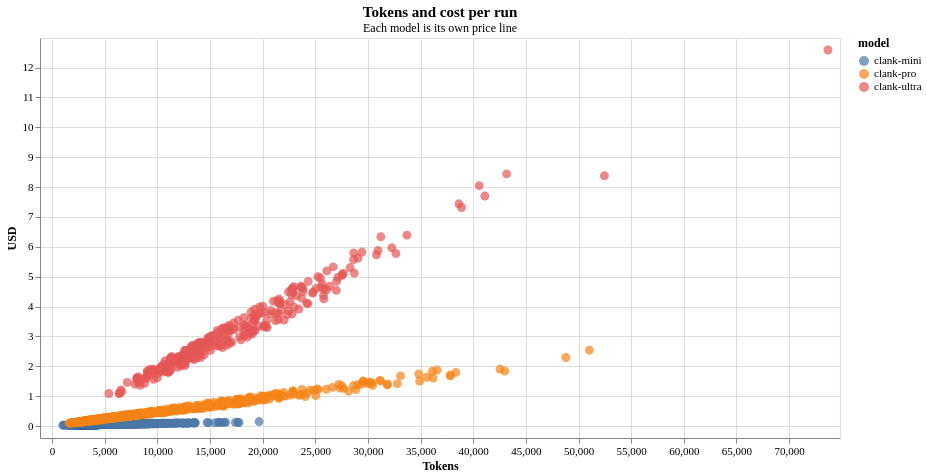

Write the Vega-Lite specification saved for this chart.
### Vega-Lite specification from a JSON file in a GitHub repository (floating-point values rounded to 4 significant figures; data arrays with more than 128 entries replaced by an {"elided": "..."} marker saying what was removed)
{"config": {"view": {"continuousWidth": 300, "continuousHeight": 300, "stroke": "#d9e2ec"}, "axis": {"labelAngle": 0, "labelFontSize": 11, "titleFontSize": 12, "titleFontWeight": 600, "labelFont": "Hanken Grotesk", "titleFont": "Hanken Grotesk"}, "legend": {"labelFontSize": 11, "titleFontSize": 12, "titleFontWeight": 600, "labelFont": "Hanken Grotesk", "titleFont": "Hanken Grotesk"}, "title": {"fontSize": 15, "fontWeight": 600, "subtitleFontSize": 12, "subtitleFontWeight": 400, "font": "Hanken Grotesk", "subtitleFont": "Hanken Grotesk"}}, "data": {"name": "data-62ededde3e02ec34dd2bbcc0bd2bee6a"}, "mark": {"type": "circle", "size": 80}, "encoding": {"color": {"field": "model", "type": "nominal"}, "tooltip": [{"field": "tokens", "type": "quantitative"}, {"field": "cost_usd", "type": "quantitative"}, {"field": "model", "type": "nominal"}], "x": {"axis": {"labelAngle": 0}, "field": "tokens", "scale": {"padding": 12, "nice": false}, "title": "Tokens", "type": "quantitative"}, "y": {"field": "cost_usd", "scale": {"padding": 12, "nice": false}, "title": "USD", "type": "quantitative"}}, "height": 400, "params": [{"name": "param_1e9efca18e7a2868", "select": {"type": "interval", "encodings": ["x", "y"]}, "bind": "scales"}], "title": {"text": "Tokens and cost per run", "subtitle": "Each model is its own price line"}, "width": 800, "$schema": "https://vega.github.io/schema/vega-lite/v6.4.1.json", "datasets": {"data-62ededde3e02ec34dd2bbcc0bd2bee6a": {"elided": "2281 records"}}}
